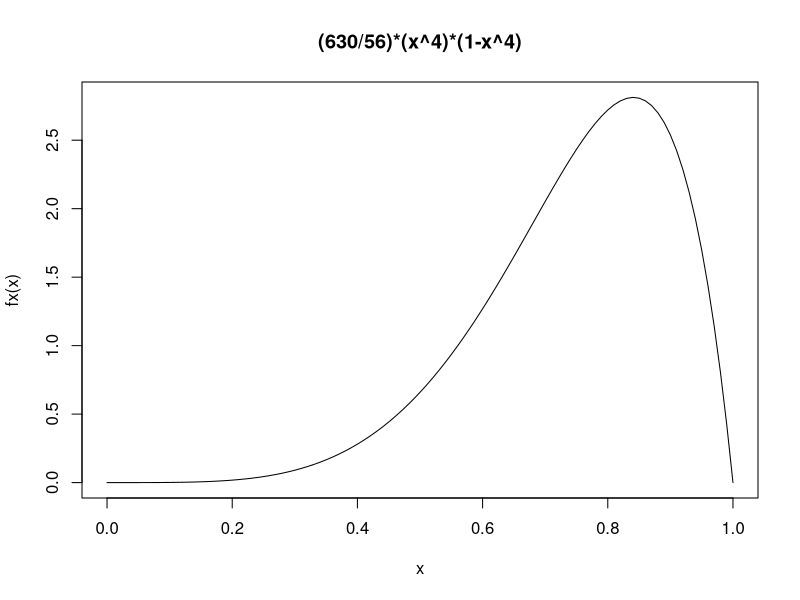

Reproduce this figure in R.
fx = function(x) {(630/56)*(x^4)*(1-x^4)} 
# 0 < x < 1
a = 0; b = 1;
x = seq(a, b, by=0.01) 
plot(x,fx(x),type='l', main="(630/56)*(x^4)*(1-x^4)")


#Mean: Ex = integral of x*P(x) on [a,b]: 
fxx = function(x) {x* (630/56)*(x^4)*(1-x^4)} 
Ex = integrate(fxx, lower=a, upper=b)$value


#Variance: Vx = E(x^2) - [E(x)]^2
fx3 = function(x) {x^2* (630/56)*(x^4)*(1-x^4)}
v = integrate(fx3, lower=a, upper=b)$value
Vx = v - Ex^2


# F(x) = integrate(fx, lower=-Inf, upper = t)
# we want P(c<x<d)
c = 0.2; d = 0.8;
# this is = P(0<x<1) - P(0.8<x<1) - P(0<x<.2)
P = integrate(fx, lower=a, upper=b)$value - integrate(fx, lower=a, upper=c)$value - integrate(fx, lower=d, upper=b)$value